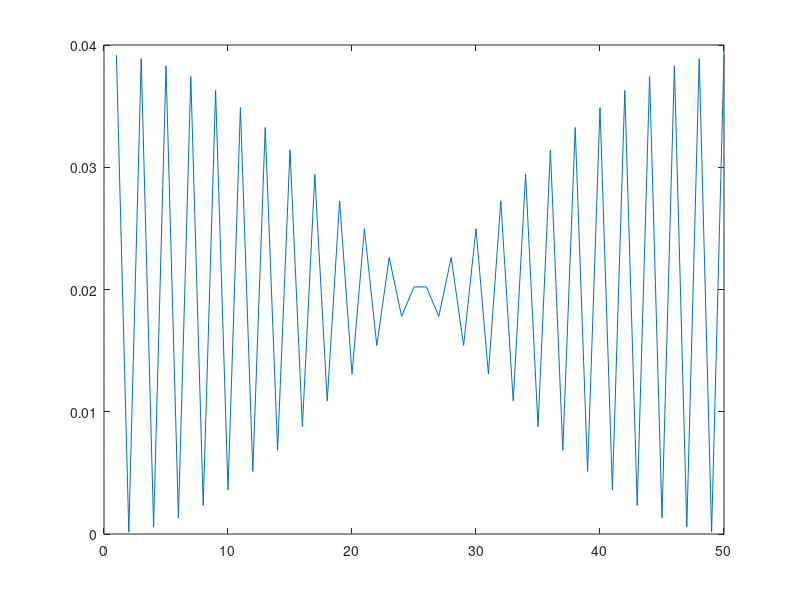

The MATLAB script that drew this image:
%monovalent atom chain eigenstates plot
E = 10;
t = 1;
n = 50;%number of atoms in the chain
d = zeros(1, n);%this vector will be used by toeplitz
d(2) = 1;
m1 = toeplitz(d);
m2 = eye(n);
m = kron(m1, t) + kron(m2, E);


[V, D] = eig(m);%D is an diagonal matrix with eigen values of m arranged in increasing order 
                %V is a matrix with columns as eigen vectors corresponding
                %to the eigen values; eg col-1 of corresponds to the first
                %eigen value i.e,D(1,1)

plot(V(:,25).^2);
%V(:,1) - for lowest energy level
%V(:,n/2) - highest occupied energy level
%V(:,n/2 + 1) - lowest unoccupied energy level
